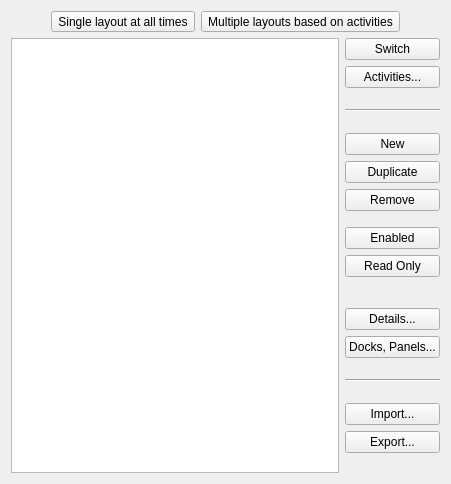
     <widget class="QWidget" name="layoutsTab">
      <attribute name="title">
       <string>Layouts Editor</string>
      </attribute>
      <layout class="QHBoxLayout" name="horizontalLayout">
       <item>
        <layout class="QVBoxLayout" name="verticalLayout_3">
         <item>
          <layout class="QHBoxLayout" name="horizontalLayout_3">
           <item>
            <layout class="QHBoxLayout" name="horizontalLayout_5">
             <item>
              <spacer name="horizontalSpacer">
               <property name="orientation">
                <enum>Qt::Horizontal</enum>
               </property>
               <property name="sizeHint" stdset="0">
                <size>
                 <width>40</width>
                 <height>20</height>
                </size>
               </property>
              </spacer>
             </item>
             <item>
              <widget class="QToolButton" name="singleToolBtn">
               <property name="sizePolicy">
                <sizepolicy hsizetype="Fixed" vsizetype="Fixed">
                 <horstretch>0</horstretch>
                 <verstretch>0</verstretch>
                </sizepolicy>
               </property>
               <property name="toolTip">
                <string>Only one layout is applied at all times for all activities</string>
               </property>
               <property name="text">
                <string comment="single layout">Single layout at all times</string>
               </property>
               <property name="checkable">
                <bool>true</bool>
               </property>
              </widget>
             </item>
            </layout>
           </item>
           <item>
            <layout class="QHBoxLayout" name="horizontalLayout_6">
             <item>
              <widget class="QToolButton" name="multipleToolBtn">
               <property name="toolTip">
                <string>Multiple layouts can be present and active in memory at the same time for different activities</string>
               </property>
               <property name="text">
                <string comment="multiple layouts">Multiple layouts based on activities</string>
               </property>
               <property name="checkable">
                <bool>true</bool>
               </property>
               <property name="checked">
                <bool>false</bool>
               </property>
              </widget>
             </item>
             <item>
              <spacer name="horizontalSpacer_2">
               <property name="orientation">
                <enum>Qt::Horizontal</enum>
               </property>
               <property name="sizeHint" stdset="0">
                <size>
                 <width>40</width>
                 <height>20</height>
                </size>
               </property>
              </spacer>
             </item>
            </layout>
           </item>
          </layout>
         </item>
         <item>
          <layout class="QHBoxLayout" name="horizontalLayout_2">
           <item>
            <widget class="Latte::Settings::View::LayoutsTableView" name="layoutsView">
             <property name="sizeAdjustPolicy">
              <enum>QAbstractScrollArea::AdjustToContents</enum>
             </property>
             <property name="showDropIndicator" stdset="0">
              <bool>true</bool>
             </property>
             <property name="alternatingRowColors">
              <bool>true</bool>
             </property>
             <property name="selectionMode">
              <enum>QAbstractItemView::SingleSelection</enum>
             </property>
             <property name="selectionBehavior">
              <enum>QAbstractItemView::SelectRows</enum>
             </property>
             <property name="showGrid">
              <bool>false</bool>
             </property>
             <property name="sortingEnabled">
              <bool>true</bool>
             </property>
             <attribute name="horizontalHeaderVisible">
              <bool>false</bool>
             </attribute>
             <attribute name="horizontalHeaderCascadingSectionResizes">
              <bool>true</bool>
             </attribute>
             <attribute name="horizontalHeaderHighlightSections">
              <bool>false</bool>
             </attribute>
             <attribute name="horizontalHeaderShowSortIndicator" stdset="0">
              <bool>true</bool>
             </attribute>
             <attribute name="verticalHeaderVisible">
              <bool>false</bool>
             </attribute>
             <attribute name="verticalHeaderHighlightSections">
              <bool>false</bool>
             </attribute>
            </widget>
           </item>
           <item>
            <widget class="QWidget" name="buttonsColumn" native="true">
             <layout class="QVBoxLayout" name="verticalLayout">
              <property name="leftMargin">
               <number>0</number>
              </property>
              <property name="topMargin">
               <number>0</number>
              </property>
              <property name="rightMargin">
               <number>0</number>
              </property>
              <property name="bottomMargin">
               <number>0</number>
              </property>
              <item>
               <widget class="QPushButton" name="switchButton">
                <property name="text">
                 <string>Switch</string>
                </property>
                <property name="icon">
                 <iconset theme="user-identity">
                  <normaloff>.</normaloff>.</iconset>
                </property>
                <property name="autoDefault">
                 <bool>false</bool>
                </property>
               </widget>
              </item>
              <item>
               <widget class="QPushButton" name="activitiesButton">
                <property name="text">
                 <string>Activities...</string>
                </property>
                <property name="icon">
                 <iconset theme="activities">
                  <normaloff>.</normaloff>.</iconset>
                </property>
               </widget>
              </item>
              <item>
               <spacer name="verticalSpacer_5">
                <property name="orientation">
                 <enum>Qt::Vertical</enum>
                </property>
                <property name="sizeType">
                 <enum>QSizePolicy::Preferred</enum>
                </property>
                <property name="sizeHint" stdset="0">
                 <size>
                  <width>20</width>
                  <height>15</height>
                 </size>
                </property>
               </spacer>
              </item>
              <item>
               <widget class="Line" name="line_2">
                <property name="minimumSize">
                 <size>
                  <width>0</width>
                  <height>0</height>
                 </size>
                </property>
                <property name="orientation">
                 <enum>Qt::Horizontal</enum>
                </property>
               </widget>
              </item>
              <item>
               <spacer name="verticalSpacer_4">
                <property name="orientation">
                 <enum>Qt::Vertical</enum>
                </property>
                <property name="sizeType">
                 <enum>QSizePolicy::Preferred</enum>
                </property>
                <property name="sizeHint" stdset="0">
                 <size>
                  <width>20</width>
                  <height>15</height>
                 </size>
                </property>
               </spacer>
              </item>
              <item>
               <widget class="QPushButton" name="newButton">
                <property name="text">
                 <string>New</string>
                </property>
                <property name="icon">
                 <iconset theme="add">
                  <normaloff>.</normaloff>.</iconset>
                </property>
               </widget>
              </item>
              <item>
               <widget class="QPushButton" name="duplicateButton">
                <property name="text">
                 <string>Duplicate</string>
                </property>
                <property name="icon">
                 <iconset theme="edit-copy">
                  <normaloff>.</normaloff>.</iconset>
                </property>
                <property name="flat">
                 <bool>false</bool>
                </property>
               </widget>
              </item>
              <item>
               <widget class="QPushButton" name="removeButton">
                <property name="text">
                 <string>Remove</string>
                </property>
                <property name="icon">
                 <iconset theme="delete">
                  <normaloff>.</normaloff>.</iconset>
                </property>
               </widget>
              </item>
              <item>
               <spacer name="verticalSpacer_10">
                <property name="orientation">
                 <enum>Qt::Vertical</enum>
                </property>
                <property name="sizeType">
                 <enum>QSizePolicy::Fixed</enum>
                </property>
                <property name="sizeHint" stdset="0">
                 <size>
                  <width>1</width>
                  <height>10</height>
                 </size>
                </property>
               </spacer>
              </item>
              <item>
               <widget class="QPushButton" name="enabledButton">
                <property name="text">
                 <string>Enabled</string>
                </property>
                <property name="icon">
                 <iconset theme="edit-link">
                  <normaloff>.</normaloff>.</iconset>
                </property>
               </widget>
              </item>
              <item>
               <widget class="QPushButton" name="readOnlyButton">
                <property name="text">
                 <string>Read Only</string>
                </property>
                <property name="icon">
                 <iconset theme="object-locked">
                  <normaloff>.</normaloff>.</iconset>
                </property>
                <property name="checkable">
                 <bool>true</bool>
                </property>
               </widget>
              </item>
              <item>
               <spacer name="verticalSpacer_12">
                <property name="orientation">
                 <enum>Qt::Vertical</enum>
                </property>
                <property name="sizeType">
                 <enum>QSizePolicy::Fixed</enum>
                </property>
                <property name="sizeHint" stdset="0">
                 <size>
                  <width>1</width>
                  <height>10</height>
                 </size>
                </property>
               </spacer>
              </item>
              <item>
               <spacer name="verticalSpacer_13">
                <property name="orientation">
                 <enum>Qt::Vertical</enum>
                </property>
                <property name="sizeType">
                 <enum>QSizePolicy::Expanding</enum>
                </property>
                <property name="sizeHint" stdset="0">
                 <size>
                  <width>20</width>
                  <height>15</height>
                 </size>
                </property>
               </spacer>
              </item>
              <item>
               <widget class="QPushButton" name="detailsButton">
                <property name="text">
                 <string>Details...</string>
                </property>
                <property name="icon">
                 <iconset theme="view-list-details">
                  <normaloff>.</normaloff>.</iconset>
                </property>
               </widget>
              </item>
              <item>
               <widget class="QPushButton" name="viewsBtn">
                <property name="text">
                 <string notr="true">Docks, Panels...</string>
                </property>
                <property name="icon">
                 <iconset theme="window">
                  <normaloff>.</normaloff>.</iconset>
                </property>
               </widget>
              </item>
              <item>
               <spacer name="verticalSpacer_2">
                <property name="orientation">
                 <enum>Qt::Vertical</enum>
                </property>
                <property name="sizeType">
                 <enum>QSizePolicy::Preferred</enum>
                </property>
                <property name="sizeHint" stdset="0">
                 <size>
                  <width>20</width>
                  <height>15</height>
                 </size>
                </property>
               </spacer>
              </item>
              <item>
               <widget class="Line" name="line">
                <property name="sizePolicy">
                 <sizepolicy hsizetype="Minimum" vsizetype="Fixed">
                  <horstretch>0</horstretch>
                  <verstretch>0</verstretch>
                 </sizepolicy>
                </property>
                <property name="sizeIncrement">
                 <size>
                  <width>0</width>
                  <height>0</height>
                 </size>
                </property>
                <property name="baseSize">
                 <size>
                  <width>0</width>
                  <height>0</height>
                 </size>
                </property>
                <property name="lineWidth">
                 <number>1</number>
                </property>
                <property name="orientation">
                 <enum>Qt::Horizontal</enum>
                </property>
               </widget>
              </item>
              <item>
               <spacer name="verticalSpacer_3">
                <property name="orientation">
                 <enum>Qt::Vertical</enum>
                </property>
                <property name="sizeType">
                 <enum>QSizePolicy::Preferred</enum>
                </property>
                <property name="sizeHint" stdset="0">
                 <size>
                  <width>20</width>
                  <height>15</height>
                 </size>
                </property>
               </spacer>
              </item>
              <item>
               <widget class="QPushButton" name="importButton">
                <property name="text">
                 <string>Import...</string>
                </property>
                <property name="icon">
                 <iconset theme="document-import">
                  <normaloff>.</normaloff>.</iconset>
                </property>
                <property name="default">
                 <bool>false</bool>
                </property>
               </widget>
              </item>
              <item>
               <widget class="QPushButton" name="exportButton">
                <property name="text">
                 <string>Export...</string>
                </property>
                <property name="icon">
                 <iconset theme="document-export">
                  <normaloff>.</normaloff>.</iconset>
                </property>
                <property name="shortcut">
                 <string>Ctrl+S</string>
                </property>
                <property name="default">
                 <bool>false</bool>
                </property>
               </widget>
              </item>
              <item>
               <spacer name="verticalSpacer">
                <property name="orientation">
                 <enum>Qt::Vertical</enum>
                </property>
                <property name="sizeType">
                 <enum>QSizePolicy::Preferred</enum>
                </property>
                <property name="sizeHint" stdset="0">
                 <size>
                  <width>20</width>
                  <height>20</height>
                 </size>
                </property>
               </spacer>
              </item>
             </layout>
            </widget>
           </item>
          </layout>
         </item>
        </layout>
       </item>
      </layout>
     </widget>
